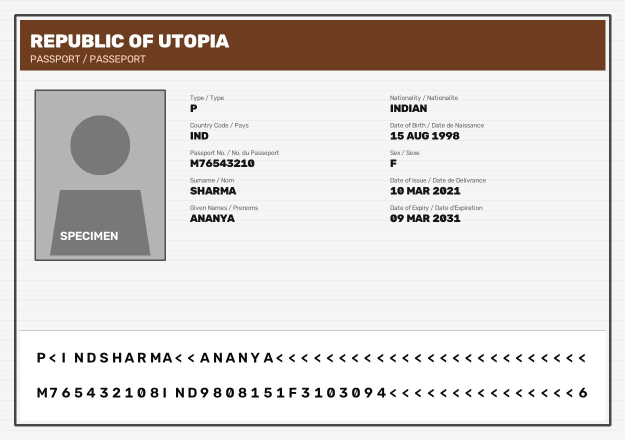
#> input picture backend/test_passport.jpg, 1250 x 880 px (shown at 1/2 size)
$ python -i preprocess.py   (imports and definitions only)
#> lines starting #> are read from the running program, lines starting #| are printed output that depends on the picture; after the words box and inside, x2 and y2 are one past the last pixel; in counts of white or black regions, pixels touching at a corner belong together
#> further down, picture is the input picture: shape (880, 1250, 3); mean B, G, R 209.8, 212.6, 217.4
import cv2


def preprocess_for_ocr(image):
    gray = cv2.cvtColor(image, cv2.COLOR_BGR2GRAY)
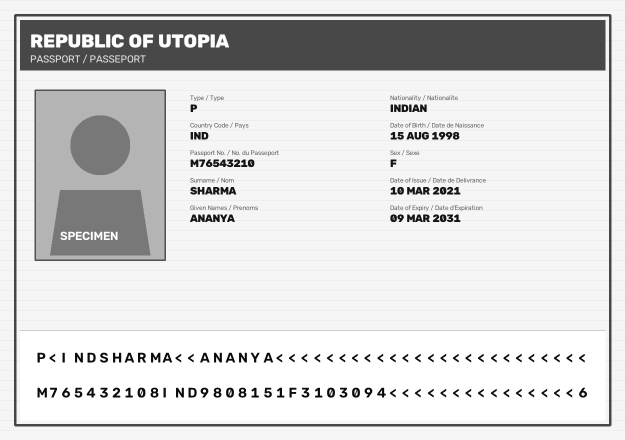
#> gray: shape (880, 1250) (shown at 1/2 size); min 2, max 255, mean 213.7

    gray = cv2.resize(
        gray,
        None,
        fx=2,
        fy=2,
        interpolation=cv2.INTER_CUBIC
    )
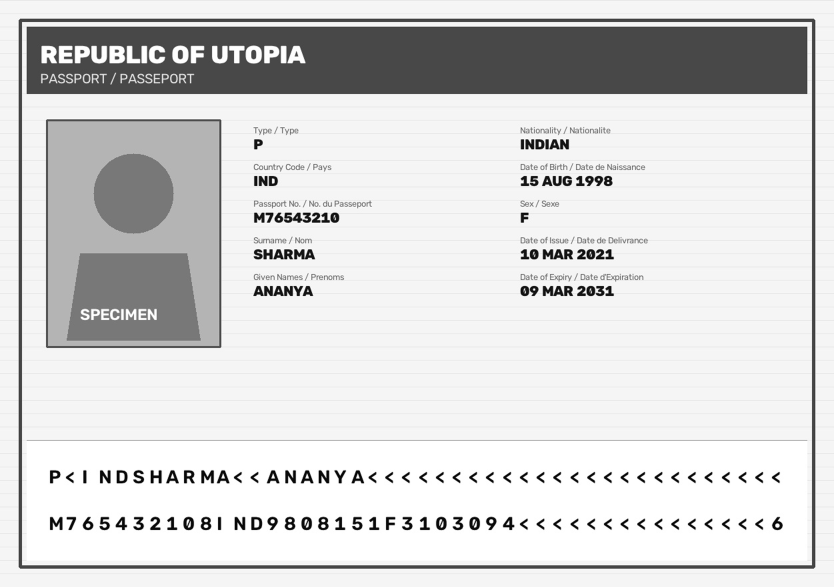
#> gray: shape (1760, 2500) (shown at 1/3 size); min 0, max 255, mean 213.6

    gray = cv2.GaussianBlur(gray, (3, 3), 0)

    threshold = cv2.adaptiveThreshold(
        gray,
        255,
        cv2.ADAPTIVE_THRESH_GAUSSIAN_C,
        cv2.THRESH_BINARY,
        31,
        11
    )
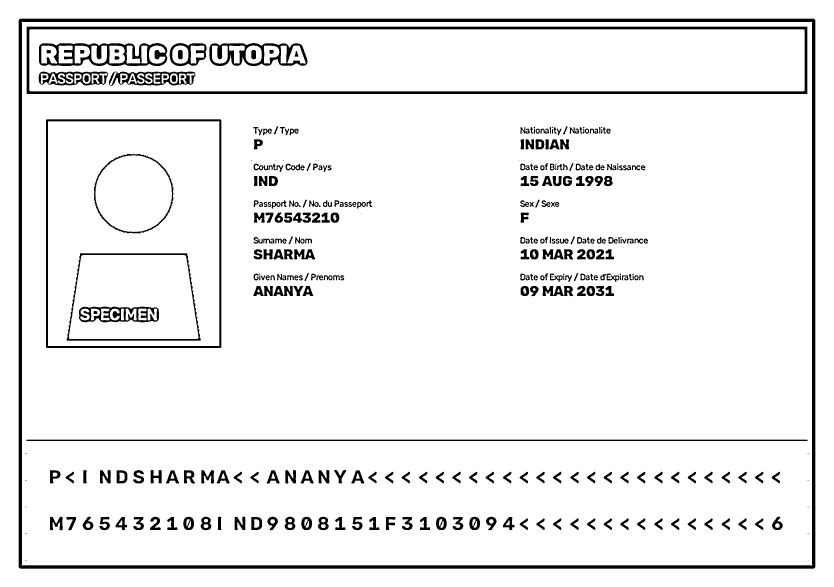
#> threshold: shape (1760, 2500) (shown at 1/3 size); 93.4% white; 367 black regions (44 under 20 px), largest, box (x1, y1, x2, y2) and area: (56, 56, 2446, 1706) 80344, (80, 80, 2422, 282) 40460, (138, 358, 664, 1044) 14388

    return threshold

>>> import cv2
>>> picture = cv2.imread('../../test_passport.jpg')
>>> result = preprocess_for_ocr(picture)
